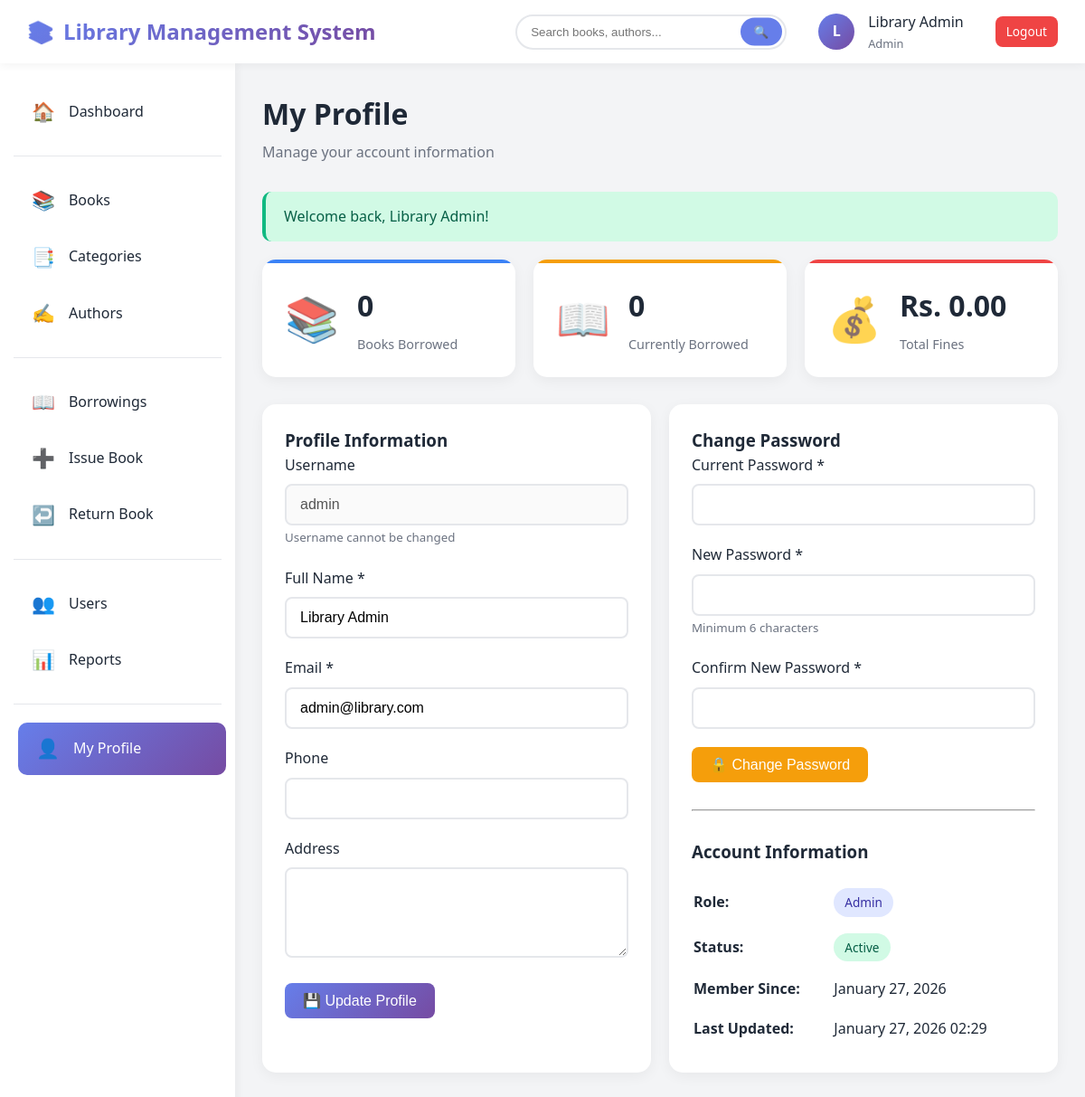
The app's page /profile.php (signed in) with its own data.
### tables this page shows
CREATE TABLE users (
    user_id INT PRIMARY KEY AUTO_INCREMENT,
    username VARCHAR(50) UNIQUE NOT NULL,
    email VARCHAR(100) UNIQUE NOT NULL,
    password VARCHAR(255) NOT NULL,
    full_name VARCHAR(100) NOT NULL,
    phone VARCHAR(20),
    address TEXT,
    role ENUM('super_admin', 'admin', 'staff', 'user') NOT NULL DEFAULT 'user',
    status ENUM('active', 'inactive', 'suspended') DEFAULT 'active',
    profile_image VARCHAR(255),
    created_at TIMESTAMP DEFAULT CURRENT_TIMESTAMP,
    updated_at TIMESTAMP DEFAULT CURRENT_TIMESTAMP ON UPDATE CURRENT_TIMESTAMP,
    INDEX idx_role (role),
    INDEX idx_status (status),
    INDEX idx_email (email)
);

### config.php (called while the page is built, shortened)
<?php
class Database {
    private static $instance = null;
    private $conn;
    private function __construct() {
        try {
            $this->conn = new mysqli(DB_HOST, DB_USER, DB_PASS, DB_NAME);
            $this->conn->set_charset("utf8mb4");
        } catch (Exception $e) {
            die("Database connection error: " . $e->getMessage());
        }
    }
    public static function getInstance() {
        if (self::$instance === null) {
            self::$instance = new Database();
        }
        return self::$instance;
    }
    public function prepare($sql) {
        return $this->conn->prepare($sql);
    }
}
function getFlashMessage() {
    if (isset($_SESSION['flash_message'])) {
        $flash = $_SESSION['flash_message'];
        return $flash;
    }
    return null;
}
function formatDate($date, $format = 'Y-m-d') {
    return date($format, strtotime($date));
}
?>

### profile.php (the view, shortened to what this page needs)
<?php
require_once 'config.php';
$db = Database::getInstance();
$userId = $_SESSION['user_id'];
$stmt = $db->prepare("SELECT * FROM users WHERE user_id = ?");
$stmt->bind_param("i", $userId);
$stmt->execute();
$user = $stmt->get_result()->fetch_assoc();
$stats = [];
$stmt = $db->prepare("SELECT COUNT(*) as count FROM borrowings WHERE user_id = ?");
$stmt->bind_param("i", $userId);
$stmt->execute();
$stats['total_borrowed'] = $stmt->get_result()->fetch_assoc()['count'];
$stmt = $db->prepare("SELECT COUNT(*) as count FROM borrowings WHERE user_id = ? AND status = 'borrowed'");
$stmt->bind_param("i", $userId);
$stmt->execute();
$stats['current_borrowed'] = $stmt->get_result()->fetch_assoc()['count'];
$stmt = $db->prepare("SELECT SUM(fine_amount) as total FROM borrowings WHERE user_id = ?");
$stmt->bind_param("i", $userId);
$stmt->execute();
$stats['total_fines'] = $stmt->get_result()->fetch_assoc()['total'] ?? 0;
$flash = getFlashMessage();
?>
<!DOCTYPE html>
<html lang="en">
<head>
    <link rel="stylesheet" href="assets/css/style.css">
</head>
<body>
    <?php include 'includes/header.php'; ?>
    <div class="main-container">
        <?php include 'includes/sidebar.php'; ?>
        <main class="main-content">
            <div class="content-header">
                <h1>My Profile</h1>
                <p>Manage your account information</p>
            </div>
            <?php if ($flash): ?>
                <div class="alert alert-<?php echo $flash['type']; ?>">
                    <?php echo htmlspecialchars($flash['message']); ?>
                </div>
            <?php endif; ?>
            <div class="stats-grid" style="grid-template-columns: repeat(auto-fit, minmax(200px, 1fr));">
                <div class="stat-card blue">
                    <div class="stat-icon">📚</div>
                    <div class="stat-details">
                        <h3><?php echo $stats['total_borrowed']; ?></h3>
                        <p>Books Borrowed</p>
                    </div>
                </div>
                <div class="stat-card orange">
                    <div class="stat-icon">📖</div>
                    <div class="stat-details">
                        <h3><?php echo $stats['current_borrowed']; ?></h3>
                        <p>Currently Borrowed</p>
                    </div>
                </div>
                <div class="stat-card red">
                    <div class="stat-icon">💰</div>
                    <div class="stat-details">
                        <h3>Rs. <?php echo number_format($stats['total_fines'], 2); ?></h3>
                        <p>Total Fines</p>
                    </div>
                </div>
            </div>
            <div style="display: grid; grid-template-columns: 1fr 1fr; gap: 20px;">
                <div class="section-card">
                    <h3>Profile Information</h3>
                    <form method="POST">
                        <div class="form-group">
                            <label for="username">Username</label>
                            <input type="text" class="form-control" id="username" value="<?php echo htmlspecialchars($user['username']); ?>" disabled>
                            <small style="color: var(--gray);">Username cannot be changed</small>
                        </div>
                        <div class="form-group">
                            <label for="full_name">Full Name *</label>
                            <input type="text" class="form-control" id="full_name" name="full_name"
                                   value="<?php echo htmlspecialchars($user['full_name']); ?>" required>
                        </div>
                        <div class="form-group">
                            <label for="email">Email *</label>
                            <input type="email" class="form-control" id="email" name="email"
                                   value="<?php echo htmlspecialchars($user['email']); ?>" required>
                        </div>
                        <div class="form-group">
                            <label for="phone">Phone</label>
                            <input type="text" class="form-control" id="phone" name="phone"
                                   value="<?php echo htmlspecialchars($user['phone'] ?? ''); ?>">
                        </div>
                        <div class="form-group">
                            <label for="address">Address</label>
                            <textarea class="form-control" id="address" name="address" rows="3"><?php echo htmlspecialchars($user['address'] ?? ''); ?></textarea>
                        </div>
                        <button type="submit" class="btn btn-primary">💾 Update Profile</button>
                    </form>
                </div>
                <div class="section-card">
                    <h3>Change Password</h3>
                    <form method="POST" onsubmit="return validatePassword()">
                        <div class="form-group">
                            <label for="current_password">Current Password *</label>
                            <input type="password" class="form-control" id="current_password" name="current_password" required>
                        </div>
                        <div class="form-group">
                            <label for="new_password">New Password *</label>
                            <input type="password" class="form-control" id="new_password" name="new_password" required minlength="6">
                            <small style="color: var(--gray);">Minimum 6 characters</small>
                        </div>
                        <div class="form-group">
                            <label for="confirm_password">Confirm New Password *</label>
                            <input type="password" class="form-control" id="confirm_password" name="confirm_password" required>
                        </div>
                        <button type="submit" class="btn btn-warning">🔒 Change Password</button>
                    </form>
                    <hr style="margin: 30px 0;">
                    <h3>Account Information</h3>
                    <table style="width: 100%; margin-top: 15px;">
                        <tr>
                            <td style="padding: 8px 0;"><strong>Role:</strong></td>
                            <td style="padding: 8px 0;">
                                <span class="badge badge-primary">
                                    <?php echo ucwords(str_replace('_', ' ', $user['role'])); ?>
                                </span>
                            </td>
                        </tr>
                        <tr>
                            <td style="padding: 8px 0;"><strong>Status:</strong></td>
                            <td style="padding: 8px 0;">
                                <span class="badge badge-<?php echo $user['status'] === 'active' ? 'success' : 'danger'; ?>">
                                    <?php echo ucfirst($user['status']); ?>
                                </span>
                            </td>
                        </tr>
                        <tr>
                            <td style="padding: 8px 0;"><strong>Member Since:</strong></td>
                            <td style="padding: 8px 0;"><?php echo formatDate($user['created_at'], 'F d, Y'); ?></td>
                        </tr>
                        <tr>
                            <td style="padding: 8px 0;"><strong>Last Updated:</strong></td>
                            <td style="padding: 8px 0;"><?php echo formatDate($user['updated_at'], 'F d, Y H:i'); ?></td>
                        </tr>
                    </table>
                </div>
            </div>
        </main>
    </div>
</body>
</html>

### assets/css/style.css (style rules this page uses)
:root { --primary: #667eea; --primary-dark: #764ba2; --secondary: #f093fb; --success: #10b981; --danger: #ef4444; --warning: #f59e0b; --info: #3b82f6; --light: #f8f9fa; --dark: #1f2937; --gray: #6b7280; --border: #e5e7eb; --sidebar-width: 260px; --header-height: 70px; }
* { margin: 0; padding: 0; box-sizing: border-box; }
body { font-family: 'Segoe UI', Tahoma, Geneva, Verdana, sans-serif; background: #f3f4f6; color: var(--dark); line-height: 1.6; }
.main-container { margin-top: var(--header-height); margin-left: var(--sidebar-width); min-height: calc(100vh - var(--header-height)); }
.main-content { padding: 30px; }
.content-header { margin-bottom: 30px; }
.content-header h1 { font-size: 2rem; color: var(--dark); margin-bottom: 5px; }
.content-header p { color: var(--gray); }
.alert { padding: 15px 20px; border-radius: 10px; margin-bottom: 20px; display: flex; align-items: center; gap: 10px; animation: slideDown 0.3s ease; }
.alert-success { background: #d1fae5; color: #065f46; border-left: 4px solid var(--success); }
.stats-grid { display: grid; grid-template-columns: repeat(auto-fit, minmax(250px, 1fr)); gap: 20px; margin-bottom: 30px; }
.stat-card { background: white; padding: 25px; border-radius: 15px; display: flex; align-items: center; gap: 20px; box-shadow: 0 4px 15px rgba(0,0,0,0.05); transition: transform 0.3s, box-shadow 0.3s; position: relative; overflow: hidden; }
.stat-card::before { content: ''; position: absolute; top: 0; left: 0; right: 0; height: 4px; }
.stat-card.blue::before { background: var(--info); }
.stat-card.orange::before { background: var(--warning); }
.stat-card.red::before { background: var(--danger); }
.stat-icon { font-size: 3rem; opacity: 0.8; }
.stat-details h3 { font-size: 2rem; margin-bottom: 5px; }
.stat-details p { color: var(--gray); font-size: 0.9rem; }
.section-card { background: white; border-radius: 15px; padding: 25px; box-shadow: 0 4px 15px rgba(0,0,0,0.05); margin-bottom: 25px; }
.badge { display: inline-block; padding: 5px 12px; border-radius: 20px; font-size: 0.85rem; font-weight: 500; }
.badge-success { background: #d1fae5; color: #065f46; }
.badge-primary { background: #e0e7ff; color: #3730a3; }
.btn { padding: 10px 20px; border: none; border-radius: 8px; cursor: pointer; font-size: 1rem; font-weight: 500; transition: all 0.3s; display: inline-flex; align-items: center; gap: 8px; text-decoration: none; }
.btn-primary { background: linear-gradient(135deg, var(--primary), var(--primary-dark)); color: white; }
.btn-warning { background: var(--warning); color: white; }
.form-group { margin-bottom: 20px; }
.form-group label { display: block; margin-bottom: 8px; font-weight: 500; color: var(--dark); }
.form-control { width: 100%; padding: 12px 15px; border: 2px solid var(--border); border-radius: 8px; font-size: 1rem; transition: all 0.3s; }
textarea.form-control { min-height: 100px; resize: vertical; }

### records on screen
users: username "admin", full_name "Library Admin", email "admin@library.com", role "Admin", status "Active", created_at "January 27, 2026", formatDate($user['updated_at'], 'F d, Y H:i') "January 27, 2026 02:29"

### other values on screen
SITE_NAME "Library Management System"
substr($_SESSION['full_name'], 0, 1) "L"
$_SESSION['full_name'] "Library Admin"
str_replace('_', ' ', $_SESSION['role']) "Admin"
$flash['message'] "Welcome back, Library Admin!"
$stats['total_borrowed'] "0"
$stats['current_borrowed'] "0"
$stats['total_fines'] "0.00"
